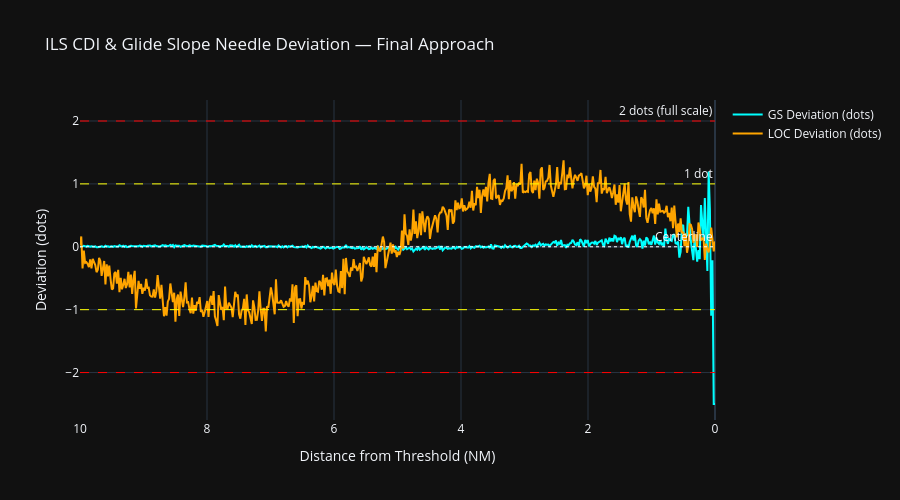

The notebook cell saved with this chart:
### Code cell
# Cell 5 — CDI/GS Needle Deviation Display (Cockpit View)
fig = go.Figure()

x_nm = distances_nm

# Glide slope deviation trace
fig.add_trace(go.Scatter(
    x=x_nm,
    y=gs_deviation_dots,
    mode='lines',
    name='GS Deviation (dots)',
    line=dict(color='cyan', width=2)
))

# Localizer deviation trace
fig.add_trace(go.Scatter(
    x=x_nm,
    y=loc_deviation_dots,
    mode='lines',
    name='LOC Deviation (dots)',
    line=dict(color='orange', width=2)
))

# Warning thresholds
for level, color, label in [(1.0, 'yellow', '1 dot'), (2.0, 'red', '2 dots (full scale)')]:
    fig.add_hline(y=level,  line=dict(color=color, dash='dash', width=1), annotation_text=label)
    fig.add_hline(y=-level, line=dict(color=color, dash='dash', width=1))

fig.add_hline(y=0, line=dict(color='white', dash='dot', width=1),
              annotation_text='Centerline')

fig.update_layout(
    title='ILS CDI & Glide Slope Needle Deviation — Final Approach',
    xaxis_title='Distance from Threshold (NM)',
    yaxis_title='Deviation (dots)',
    xaxis=dict(autorange='reversed'),
    template='plotly_dark',
    width=900, height=500
)
fig.show()

### Figure 1 — Plotly figure (JSON) as saved in the notebook; plotly's stock layout.template omitted (floating-point values rounded to 4 significant figures; data arrays with more than 128 entries replaced by an {"elided": "..."} marker saying what was removed)
{"data": [{"line": {"color": "cyan", "width": 2}, "mode": "lines", "name": "GS Deviation (dots)", "type": "scatter", "x": {"elided": "500 float values"}, "y": {"elided": "500 float values"}}, {"line": {"color": "orange", "width": 2}, "mode": "lines", "name": "LOC Deviation (dots)", "type": "scatter", "x": {"elided": "500 float values"}, "y": {"elided": "500 float values"}}], "layout": {"annotations": [{"showarrow": false, "text": "1 dot", "x": 1, "xanchor": "right", "xref": "x domain", "y": 1, "yanchor": "bottom", "yref": "y"}, {"showarrow": false, "text": "2 dots (full scale)", "x": 1, "xanchor": "right", "xref": "x domain", "y": 2, "yanchor": "bottom", "yref": "y"}, {"showarrow": false, "text": "Centerline", "x": 1, "xanchor": "right", "xref": "x domain", "y": 0, "yanchor": "bottom", "yref": "y"}], "height": 500, "shapes": [{"line": {"color": "yellow", "dash": "dash", "width": 1}, "type": "line", "x0": 0, "x1": 1, "xref": "x domain", "y0": 1, "y1": 1, "yref": "y"}, {"line": {"color": "yellow", "dash": "dash", "width": 1}, "type": "line", "x0": 0, "x1": 1, "xref": "x domain", "y0": -1, "y1": -1, "yref": "y"}, {"line": {"color": "red", "dash": "dash", "width": 1}, "type": "line", "x0": 0, "x1": 1, "xref": "x domain", "y0": 2, "y1": 2, "yref": "y"}, {"line": {"color": "red", "dash": "dash", "width": 1}, "type": "line", "x0": 0, "x1": 1, "xref": "x domain", "y0": -2, "y1": -2, "yref": "y"}, {"line": {"color": "white", "dash": "dot", "width": 1}, "type": "line", "x0": 0, "x1": 1, "xref": "x domain", "y0": 0, "y1": 0, "yref": "y"}], "title": {"text": "ILS CDI & Glide Slope Needle Deviation — Final Approach"}, "width": 900, "xaxis": {"autorange": "reversed", "title": {"text": "Distance from Threshold (NM)"}}, "yaxis": {"title": {"text": "Deviation (dots)"}}}}
